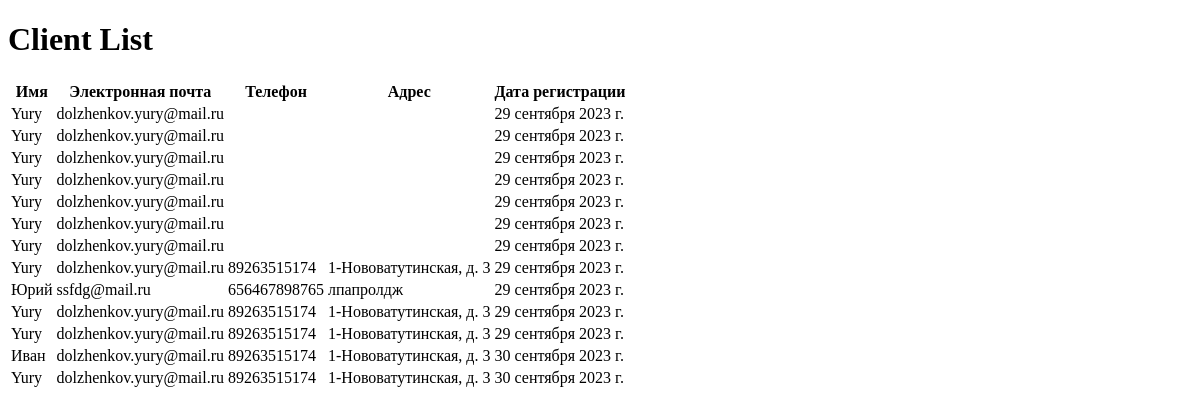
The page /clients/ on the database as committed earlier.
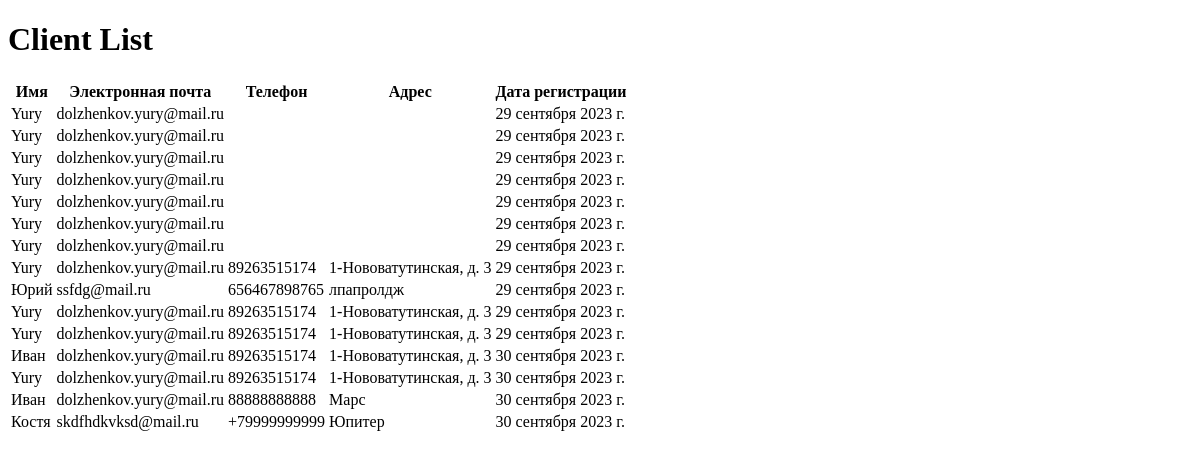
The same page on the database as committed later.
### myapp/models.py (models this page shows, shortened)
class Client(models.Model):
    name = models.CharField(max_length=100)
    email = models.EmailField()
    phone = models.CharField(max_length=15)
    address = models.CharField(max_length=200)
    registration_date = models.DateField(auto_now_add=True)
    objects = models.Manager()

### myapp/views.py (the view)
# urls.py: path('clients/', views.client_list, name='client_list'),
def client_list(request):
    clients = Client.objects.all()
    return render(request, 'client_list.html', {'clients': clients})

### myapp/templates/client_list.html (shortened to what this page needs)
<!DOCTYPE html>
<html>
<head>
</head>
<body>
<h1>Client List</h1>
<table>
    <thead>
    <tr>
        <th>Имя</th>
        <th>Электронная почта</th>
        <th>Телефон</th>
        <th>Адрес</th>
        <th>Дата регистрации</th>
    </tr>
    </thead>
    <tbody>
    {% for client in clients %}
    <tr>
        <td>{{ client.name }}</td>
        <td>{{ client.email }}</td>
        <td>{{ client.phone }}</td>
        <td>{{ client.address }}</td>
         <td>{{ client.registration_date }}</td>
    </tr>
    {% endfor %}
    </tbody>
</table>
</body>
</html>

Rows that differ between the two databases and show on the page:
added Client: name "Иван", email "dolzhenkov.yury@mail.ru", phone "88888888888", address "Марс", registration_date "30 сентября 2023 г."
added Client: name "Костя", email "skdfhdkvksd@mail.ru", phone "+79999999999", address "Юпитер", registration_date "30 сентября 2023 г."
